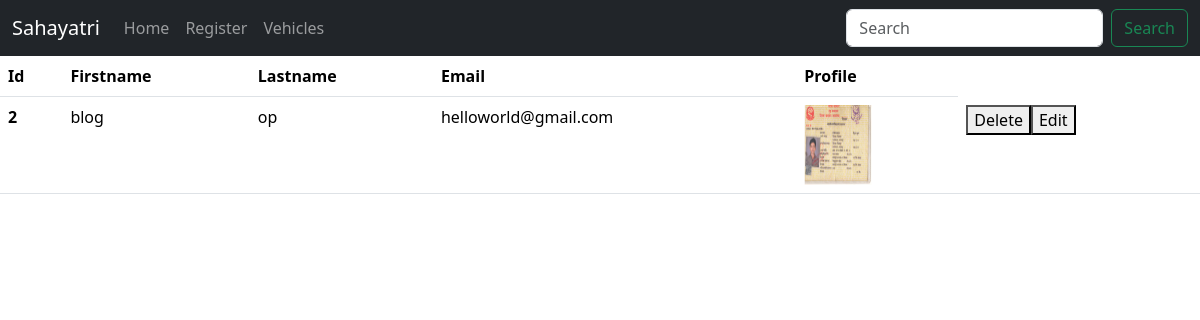
The page /sahafront/sahaback/index.php on the database as committed earlier.
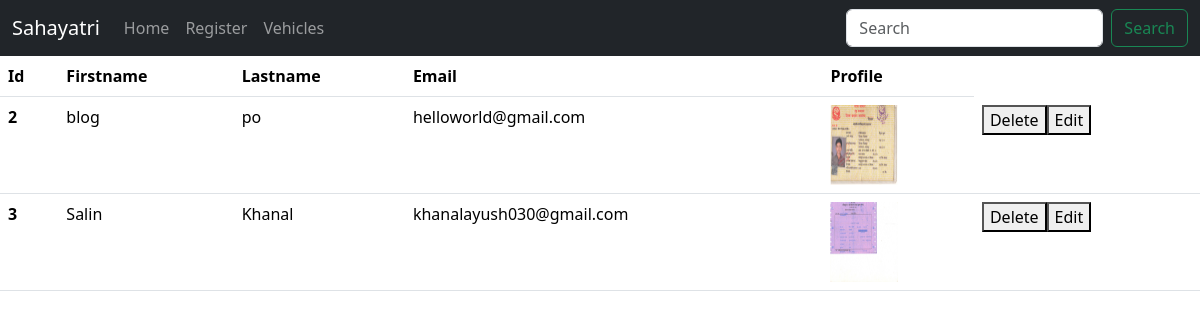
The same page on the database as committed later.
### tables this page shows
CREATE TABLE `users` (
  `id` int(11) NOT NULL,
  `firstname` varchar(50) NOT NULL,
  `lastname` varchar(50) NOT NULL,
  `email` varchar(100) NOT NULL,
  `password` varchar(100) NOT NULL,
  `uid` varchar(100) NOT NULL,
  `destination` varchar(100) NOT NULL
);

### sahafront/sahaback/index.php (the view, shortened to what this page needs)
<!DOCTYPE html>
<html lang="en">
<head>
  <link href="https://cdn.jsdelivr.net/npm/bootstrap@5.3.2/dist/css/bootstrap.min.css" rel="stylesheet"
>
</head>
<body>
  <nav class="navbar navbar-expand-lg navbar-dark bg-dark">
    <div class="container-fluid">
      <a class="navbar-brand" href="#">Sahayatri</a>
      <div class="collapse navbar-collapse" id="navbarSupportedContent">
        <ul class="navbar-nav me-auto mb-2 mb-lg-0">
          <li class="nav-item">
            <a class="nav-link" href="index.php">Home</a>
          </li>
          <li class="nav-item">
            <a class="nav-link" href="new.php">Register</a>
          </li>
          <li class="nav-item">
            <a class="nav-link" href="vehicle.php">Vehicles</a>
          </li>
        </ul>
        <form class="search-box d-flex">
          <input class="form-control me-2" type="search" autocomplete="off" placeholder="Search" aria-label="Search">
          <button class="btn btn-outline-success" type="submit">Search</button>
        </form>
      </div>
    </div>
  </nav>
  <table class="table">
    <thead>
      <tr>
        <th scope="col">Id</th>
        <th scope="col">Firstname</th>
        <th scope="col">Lastname</th>
        <th scope="col">Email</th>
        <th scope="col">Profile</th>
      </tr>
    </thead>
    <tbody>
      <?php
      $servername = "localhost";
      $username = "root";
      $password = "";
      $database = "mydb";
      $conn = new mysqli($servername, $username, $password, $database);
      $query = "SELECT * FROM users";
      $result = $conn->query($query);
      if ($result->num_rows > 0) {
        while ($row = $result->fetch_assoc()) {
          $id = $row['id'];
          echo "<tr><th scope='row'>" . $id . "</th>";
          echo "<td>" . $row['firstname'] . "</td>";
          echo "<td>" . $row['lastname'] . "</td>";
          echo "<td>" . $row['email'] . "</td>";
          echo "<td><img height='80px' width='68px' src='" . $row['destination'] . "'</td>";
          echo "<td><a href='del.php?delete_id=$id'><button>Delete</button></a>";
          echo "<a href='edit.php?edit_id=$id'><button>Edit</button></a> </td></tr>";
        }
      }
      ?>
    </tbody>
  </table>
</body>
</html>

Rows that differ between the two databases and show on the page:
changed users "blog": lastname "op" → "po"
added users: id "3", firstname "Salin", lastname "Khanal", email "khanalayush030@gmail.com", destination (picture)
